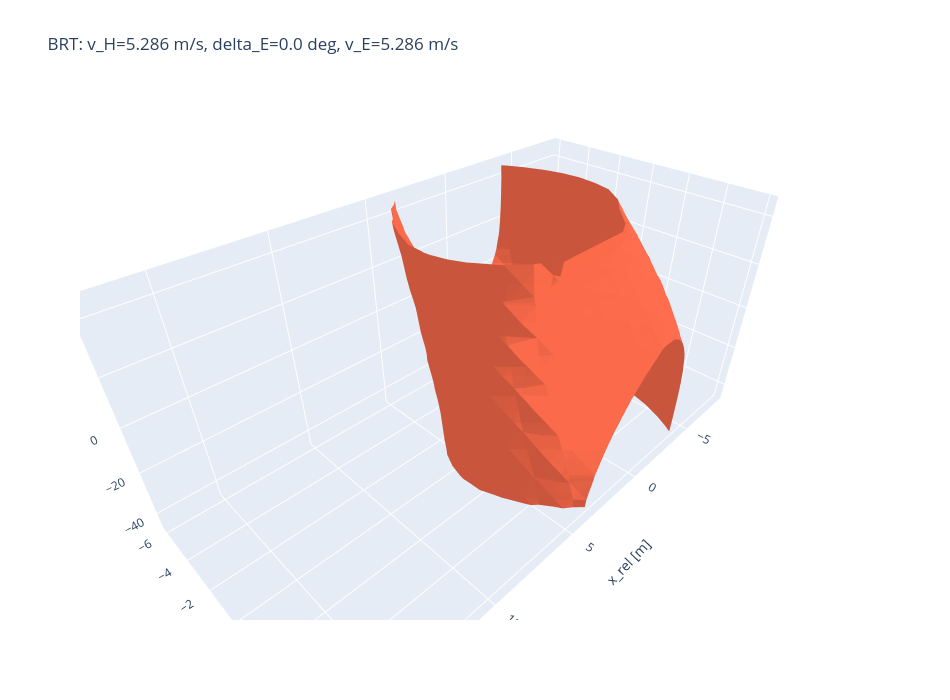

This figure's notebook cell:
### Markdown cell above
## 4. Plot

### Code cell
import plotly.graph_objects as go

BRT_3D = BRT[:, :, :, i_v_H, i_delta_E, i_v_E]
X, Y, THETA = np.meshgrid(x_axis, y_axis, theta_axis, indexing="ij")

figure = go.Figure(
    data=go.Isosurface(
        x=X.ravel(),
        y=Y.ravel(),
        z=np.rad2deg(THETA.ravel()),
        value=BRT_3D.ravel(),
        isomin=0.0,
        isomax=0.0,
        surface_count=1,
        caps=dict(x_show=False, y_show=False, z_show=False),
        colorscale="Reds",
        showscale=False,
    )
)

figure.update_layout(
    title=(
        f"BRT: v_H={float(v_H_axis[i_v_H]):.3f} m/s, "
        f"delta_E={np.rad2deg(delta_E_axis[i_delta_E]):.1f} deg, "
        f"v_E={float(v_E_axis[i_v_E]):.3f} m/s"
    ),
    scene=dict(
        xaxis_title="x_rel [m]",
        yaxis_title="y_rel [m]",
        zaxis_title="theta_rel [deg]",
        aspectmode="manual",
        aspectratio=dict(x=2.0, y=1.0, z=0.9),
    ),
    width=950,
    height=700,
)

figure.show()

### Figure 1 — Plotly figure (JSON) as saved in the notebook; plotly's stock layout.template omitted (floating-point values rounded to 4 significant figures; data arrays with more than 128 entries replaced by an {"elided": "..."} marker saying what was removed)
{"data": [{"caps": {"x": {"show": false}, "y": {"show": false}, "z": {"show": false}}, "colorscale": [[0, "rgb(255,245,240)"], [0.125, "rgb(254,224,210)"], [0.25, "rgb(252,187,161)"], [0.375, "rgb(252,146,114)"], [0.5, "rgb(251,106,74)"], [0.625, "rgb(239,59,44)"], [0.75, "rgb(203,24,29)"], [0.875, "rgb(165,15,21)"], [1, "rgb(103,0,13)"]], "isomax": 0, "isomin": 0, "showscale": false, "surface": {"count": 1}, "type": "isosurface", "value": {"elided": "5070 float values"}, "x": {"elided": "5070 float values"}, "y": {"elided": "5070 float values"}, "z": {"elided": "5070 float values"}}], "layout": {"height": 700, "scene": {"aspectmode": "manual", "aspectratio": {"x": 2, "y": 1, "z": 0.9}, "xaxis": {"title": {"text": "x_rel [m]"}}, "yaxis": {"title": {"text": "y_rel [m]"}}, "zaxis": {"title": {"text": "theta_rel [deg]"}}}, "title": {"text": "BRT: v_H=5.286 m/s, delta_E=0.0 deg, v_E=5.286 m/s"}, "width": 950}}
